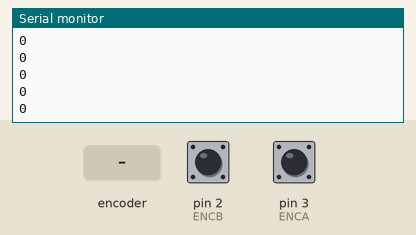
Simulated run of this sketch. Board: Arduino Uno, built with avr-gcc and run on an emulated ATmega328P. Parts: the last lines printed to the serial monitor. The test bench sets the inputs (shaded band); at power-on: pin 2 (ENCB) HIGH, pin 3 (ENCA) HIGH.

Above: at 1.2 s.
1.3 s: rotary encoder on pin 3 (ENCA) / pin 2 (ENCB) turned 1 step (first pin leading)
At 1.9 s:
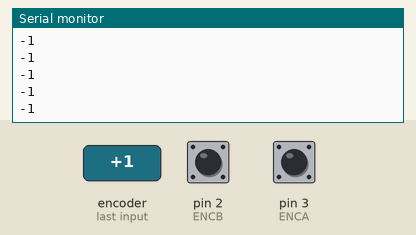
3.0 s: rotary encoder on pin 3 (ENCA) / pin 2 (ENCB) turned 1 step (first pin leading)
At 3.9 s:
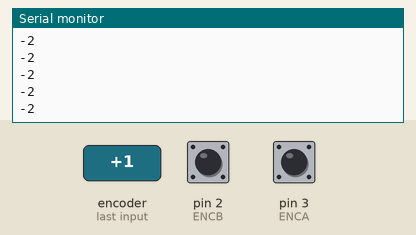
Timing chart, 0 to 6.0 s (numbered marks = the images above; inputs shaded):
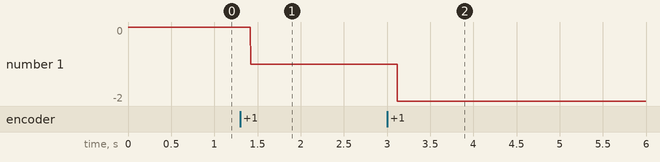

The sketch:

Relative_Encoder_Code_V1Tim.ino
```cpp
/* This code sets the motor to spin at a fix speed and measures


1) Rotation Count
2) Displays the current position
3) Displays the speed of the motor
*/

long int counter = 0;
const long int ticRatioMainMotor = 6000;
float rel_angle = 0;
volatile long int pos_Main=0;

#define ENCA 3 // YELLOW
#define ENCB 2 // WHITE

void setup() {
  // put your setup code here, to run once:
  Serial.begin(9600);

  // Attach the relative encoder to the ISR
  pinMode(ENCA,INPUT_PULLUP);
  pinMode(ENCB,INPUT_PULLUP);
  attachInterrupt( digitalPinToInterrupt(ENCA), readEncoder_Main, RISING);

}

void loop() {
  // put your main code here, to run repeatedly:
  Serial.println(pos_Main);
}


void readEncoder_Main(){
 int b_A = digitalRead(ENCB);
  if(b_A > 0){
    pos_Main++;
  }
  else{
    pos_Main--;
  }
}
```

Measured:
- after the input at 1.3 s, the serial monitor: prints a new line after 0.12 s (image 1)
- after the input at 3.0 s, the serial monitor: prints a new line after 0.12 s (image 2)
- plotted number 1: 0 → -1 after the input at 1.3 s, -1 → -2 after the input at 3.0 s
